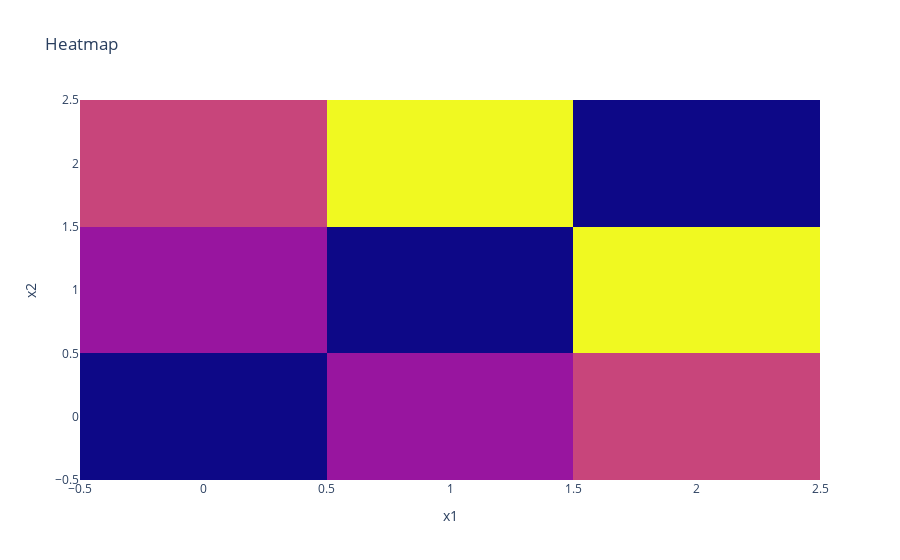

The code cell stored with this chart in its notebook:
### Code cell
# Heat maps
z=[[1,20,30],[20,1,60],[30,60,1]]
heatmap=go.Heatmap(z=z,showscale=False)
data=[heatmap]

layout=go.Layout(title='Heatmap', xaxis={'title':'x1'},yaxis={'title':'x2'})

figheat=go.Figure(data=data,layout=layout)

iplot(figheat,filename='pyguide_4')

### Figure 1 — Plotly figure (JSON) as saved in the notebook; plotly's stock layout.template omitted (floating-point values rounded to 4 significant figures)
{"data": [{"showscale": false, "type": "heatmap", "z": [[1, 20, 30], [20, 1, 60], [30, 60, 1]]}], "layout": {"autosize": true, "title": {"text": "Heatmap"}, "xaxis": {"autorange": true, "range": [-0.5, 2.5], "title": {"text": "x1"}}, "yaxis": {"autorange": true, "range": [-0.5, 2.5], "title": {"text": "x2"}}}}
